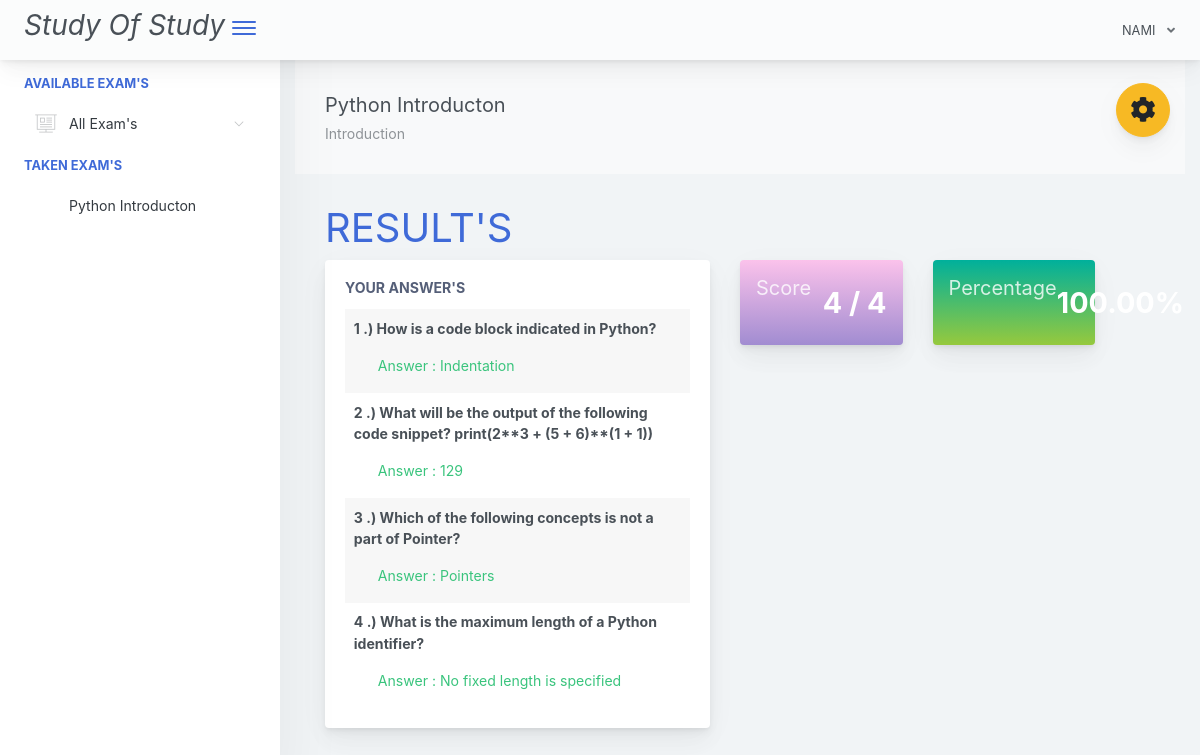
The app's page /home.php?page=result&id=24 (signed in) with its own data.
### tables this page shows
CREATE TABLE `student_tbl` (
  `exmne_id` int(11) NOT NULL,
  `exmne_fullname` varchar(1000) NOT NULL,
  `exmne_course` varchar(1000) NOT NULL,
  `exmne_gender` varchar(1000) NOT NULL,
  `exmne_birthdate` varchar(1000) NOT NULL,
  `exmne_year_level` varchar(1000) NOT NULL,
  `exmne_email` varchar(1000) NOT NULL,
  `exmne_password` varchar(1000) NOT NULL,
  `exmne_status` varchar(1000) NOT NULL DEFAULT 'active'
);

CREATE TABLE `exam_tbl` (
  `ex_id` int(11) NOT NULL,
  `cou_id` int(11) NOT NULL,
  `ex_title` varchar(1000) NOT NULL,
  `ex_time_limit` varchar(1000) NOT NULL,
  `ex_questlimit_display` int(11) NOT NULL,
  `ex_description` varchar(1000) NOT NULL,
  `ex_created` timestamp NOT NULL DEFAULT current_timestamp() ON UPDATE current_timestamp()
);

CREATE TABLE `exam_question_tbl` (
  `eqt_id` int(11) NOT NULL,
  `exam_id` int(11) NOT NULL,
  `exam_question` varchar(1000) NOT NULL,
  `exam_ch1` varchar(1000) NOT NULL,
  `exam_ch2` varchar(1000) NOT NULL,
  `exam_ch3` varchar(1000) NOT NULL,
  `exam_ch4` varchar(1000) NOT NULL,
  `exam_answer` varchar(1000) NOT NULL,
  `exam_status` varchar(1000) NOT NULL DEFAULT 'active'
);

CREATE TABLE `exam_answers` (
  `exans_id` int(11) NOT NULL,
  `axmne_id` int(11) NOT NULL,
  `exam_id` int(11) NOT NULL,
  `quest_id` int(11) NOT NULL,
  `exans_answer` varchar(1000) NOT NULL,
  `exans_status` varchar(1000) NOT NULL DEFAULT 'new',
  `exans_created` timestamp NOT NULL DEFAULT current_timestamp() ON UPDATE current_timestamp()
);

### query/selectData.php (called while the page is built, shortened)
<?php
$exmneId = $_SESSION['studentSession']['exmne_id'];
$selExmneeData = $conn->query("SELECT * FROM student_tbl WHERE exmne_id='$exmneId' ")->fetch(PDO::FETCH_ASSOC);
 ?>

### pages/result.php (the view, shortened to what this page needs)
 <?php
    $examId = $_GET['id'];
    $selExam = $conn->query("SELECT * FROM exam_tbl WHERE ex_id='$examId' ")->fetch(PDO::FETCH_ASSOC);
 ?>
<div class="app-main__outer">
<div class="app-main__inner">
    <div id="refreshData">
    <div class="col-md-12">
        <div class="app-page-title">
            <div class="page-title-wrapper">
                <div class="page-title-heading">
                    <div>
                        <?php echo $selExam['ex_title']; ?>
                          <div class="page-title-subheading">
                            <?php echo $selExam['ex_description']; ?>
                          </div>
                    </div>
                </div>
            </div>
        </div>
        <div class="row col-md-12">
        	<h1 class="text-primary">RESULT'S</h1>
        </div>
        <div class="row col-md-6 float-left">
        	<div class="main-card mb-3 card">
                <div class="card-body">
                	<h5 class="card-title">Your Answer's</h5>
        			<table class="align-middle mb-0 table table-borderless table-striped table-hover" id="tableList">
                    <?php
                    	$selQuest = $conn->query("SELECT * FROM exam_question_tbl eqt INNER JOIN exam_answers ea ON eqt.eqt_id = ea.quest_id WHERE eqt.exam_id='$examId' AND ea.axmne_id='$exmneId' AND ea.exans_status='new' ");
                    	$i = 1;
                    	while ($selQuestRow = $selQuest->fetch(PDO::FETCH_ASSOC)) { ?>
                    		<tr>
                    			<td>
                    				<b><p><?php echo $i++; ?> .) <?php echo $selQuestRow['exam_question']; ?></p></b>
                    				<label class="pl-4 text-success">
                    					Answer :
                    					<?php
                    						if($selQuestRow['exam_answer'] != $selQuestRow['exans_answer'])
                    						{ ?>
                    							<span style="color:red"><?php echo $selQuestRow['exans_answer']; ?></span>
                    						<?PHP }
                    						else
                    						{ ?>
                    							<span class="text-success"><?php echo $selQuestRow['exans_answer']; ?></span>
                    						<?php }
                    					 ?>
                    				</label>
                    			</td>
                    		</tr>
                    	<?php }
                     ?>
	                 </table>
                </div>
            </div>
        </div>
        <div class="col-md-6 float-left">
        	<div class="col-md-6 float-left">
        	<div class="card mb-3 widget-content bg-night-fade">
                <div class="widget-content-wrapper text-white">
                    <div class="widget-content-left">
                        <div class="widget-heading"><h5>Score</h5></div>
                        <div class="widget-subheading" style="color: transparent;">/</div>
                    </div>
                    <div class="widget-content-right">
                        <div class="widget-numbers text-white">
                            <?php
                                $selScore = $conn->query("SELECT * FROM exam_question_tbl eqt INNER JOIN exam_answers ea ON eqt.eqt_id = ea.quest_id AND eqt.exam_answer = ea.exans_answer  WHERE ea.axmne_id='$exmneId' AND ea.exam_id='$examId' AND ea.exans_status='new' ");
                            ?>
                            <span>
                                <?php echo $selScore->rowCount(); ?>
                                <?php
                                    $over  = $selExam['ex_questlimit_display'];
                                 ?>
                            </span> / <?php echo $over; ?>
                        </div>
                    </div>
                </div>
            </div>
        	</div>
            <div class="col-md-6 float-left">
            <div class="card mb-3 widget-content bg-happy-green">
                <div class="widget-content-wrapper text-white">
                    <div class="widget-content-left">
                        <div class="widget-heading"><h5>Percentage</h5></div>
                        <div class="widget-subheading" style="color: transparent;">/</div>
                        </div>
                        <div class="widget-content-right">
                        <div class="widget-numbers text-white">
                            <?php
                                $selScore = $conn->query("SELECT * FROM exam_question_tbl eqt INNER JOIN exam_answers ea ON eqt.eqt_id = ea.quest_id AND eqt.exam_answer = ea.exans_answer  WHERE ea.axmne_id='$exmneId' AND ea.exam_id='$examId' AND ea.exans_status='new' ");
                            ?>
                            <span>
                                <?php
                                    $score = $selScore->rowCount();
                                    $ans = $score / $over * 100;
                                    echo number_format($ans,2);
                                 ?>
                            </span>
                        </div>
                    </div>
                </div>
            </div>
            </div>
        </div>
    </div>
    </div>
</div>

### includes/header.php (shortened to what this page needs)
<?php
  include("conn.php");
  include("query/selectData.php");
 ?>
<!doctype html>
<html lang="en">
<head>
    <link href="./main.css" rel="stylesheet">
    <link href="css/sweetalert.css" rel="stylesheet">
</head>
<body id="body">
    <div class="app-container app-theme-white body-tabs-shadow fixed-sidebar fixed-header">
        <div class="app-header header-shadow">
            <div class="app-header__logo">
                <h3><i>Study Of Study</i></h3>
                <div class="header__pane ml-auto">
                    <div>
                        <button type="button" class="hamburger close-sidebar-btn hamburger--elastic" data-class="closed-sidebar">
                            <span class="hamburger-box">
                                <span class="hamburger-inner"></span>
                            </span>
                        </button>
                    </div>
                </div>
            </div>
                <div class="app-header__content">
                <div class="app-header-right">
                    <div class="header-btn-lg pr-0">
                        <div class="widget-content p-0">
                            <div class="widget-content-wrapper">
                                <div class="widget-content-left">
                                    <div class="btn-group">
                                        <a data-toggle="dropdown" aria-haspopup="true" aria-expanded="false" class="p-0 btn">
                                            <?php
                                                echo strtoupper($selExmneeData['exmne_fullname']);
                                             ?>
                                            <i class="fa fa-angle-down ml-2 opacity-8"></i>
                                        </a>
                                    </div>
                                </div>
                            </div>
                        </div>
                    </div>        </div>
            </div>
        </div>

### includes/ui-theme.php (shortened to what this page needs)
<div class="ui-theme-settings">
            <button type="button" id="TooltipDemo" class="btn-open-options btn btn-warning" style="top:110px !important;">
                <i class="fa fa-cog fa-w-16 fa-spin fa-2x"></i>
            </button>
        </div>

### home.php (shortened to what this page needs)
<?php include("includes/header.php"); ?>
<?php include("includes/ui-theme.php"); ?>
<div class="app-main">
<?php include("includes/sidebar.php"); ?>
<?php
   @$page = $_GET['page'];
   if($page != '')
   {
     if($page == "exam")
     {
       include("pages/exam.php");
     }
     else if($page == "result")
     {
       include("pages/result.php");
     }
     else if($page == "myscores")
     {
       include("pages/myscores.php");
     }
   }
   else
   {
     include("pages/home.php");
   }
 ?>
<?php include("includes/footer.php"); ?>

### includes/sidebar.php (shortened to what this page needs)
<div class="app-sidebar sidebar-shadow">
        <div class="scrollbar-sidebar">
        <div class="app-sidebar__inner">
            <ul class="vertical-nav-menu">
                <li class="app-sidebar__heading">AVAILABLE EXAM'S</li>
                <li>
                <a href="#">
                     <i class="metismenu-icon pe-7s-display2"></i>
                     All Exam's
                    <i class="metismenu-state-icon pe-7s-angle-down caret-left"></i>
                </a>
                </li>
                 <li class="app-sidebar__heading">TAKEN EXAM'S</li>
                <li>
                  <?php
                    $selTakenExam = $conn->query("SELECT * FROM exam_tbl et INNER JOIN exam_attempt ea ON et.ex_id = ea.exam_id WHERE exmne_id='$exmneId' ORDER BY ea.examat_id  ");
                    if($selTakenExam->rowCount() > 0)
                    {
                        while ($selTakenExamRow = $selTakenExam->fetch(PDO::FETCH_ASSOC)) { ?>
                            <a href="home.php?page=result&id=<?php echo $selTakenExamRow['ex_id']; ?>" >
                                <?php echo $selTakenExamRow['ex_title']; ?>
                            </a>
                        <?php }
                    }
                    else
                    { ?>
                        <a href="#" class="pl-3">You are not taken exam yet</a>
                    <?php }
                   ?>
                </li>
            </ul>
        </div>
    </div>
</div>

### includes/footer.php (shortened to what this page needs)
    </div>
        </div>
    </div>
</body>
</html>

### records on screen
student_tbl: exmne_fullname "NAMI"
exam_tbl: ex_title "Python Introducton", ex_description "Introduction", ex_questlimit_display "4", ex_questlimit_display "100.00"
exam_question_tbl: exam_question "How is a code block indicated in Python?", exam_answers.exans_answer "Indentation"
exam_question_tbl: exam_question "What will be the output of the following code snippet? print(2**3 + (5 + 6)**(1 + 1))", exam_answers.exans_answer "129"
exam_question_tbl: exam_question "Which of the following concepts is not a part of Pointer?", exam_answers.exans_answer "Pointers"
exam_question_tbl: exam_question "What is the maximum length of a Python identifier?", exam_answers.exans_answer "No fixed length is specified"

### other values on screen
$selScore->rowCount() "4"
